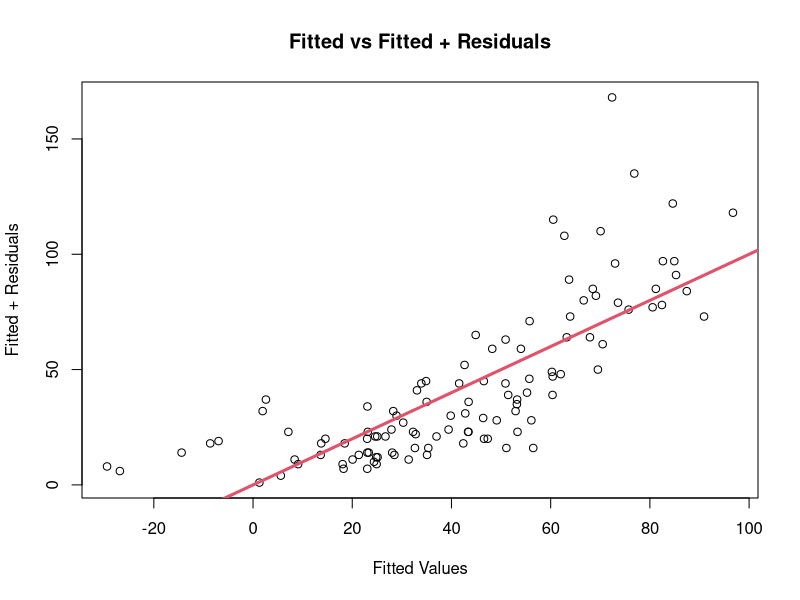

Write the R code that produced this figure. (Note: this script raises an error after producing the figure.)

# Load the airquality dataset
data("airquality")
View(data)
# Inspect the dataset
help(airquality)
head(airquality)

# Attach the airquality dataset to the search path
attach(airquality)

# Fit the linear regression model
reg <- lm(Ozone ~ Solar.R + Wind + Temp, data = airquality)

# Summary of the regression model
summary(reg)

# Get the names of the components in the regression model
names(reg)

# Plot of the fitted values and residuals
plot(reg$fitted.values + reg$residuals ~ reg$fitted.values,
     xlab = "Fitted Values",
     ylab = "Fitted + Residuals",
     main = "Fitted vs Fitted + Residuals")
abline(0, 1, col = 2, lwd = 3)  # Add a diagonal line




---------------------------------------------------------------------------------------------------

  
  
  
# Load the ggplot2 library
library(ggplot2)

# Load and view the airquality dataset
data("airquality")
View(airquality)

# Assign airquality to a new variable
aq <- airquality

# Summary of the dataset
summary(aq)

# Fix NA values for Ozone and Solar.R
aq$Ozone[is.na(aq$Ozone)] <- mean(aq$Ozone, na.rm = TRUE)
aq$Solar.R[is.na(aq$Solar.R)] <- mean(aq$Solar.R, na.rm = TRUE)

# Normalize the columns using a custom function
nor <- function(x) {
  (x - min(x)) / (max(x) - min(x))
}

# Normalize the first four columns and update the dataset
aq_norm <- as.data.frame(lapply(aq[c(1, 2, 3, 4)], nor))
aq[c(1, 2, 3, 4)] <- aq_norm

# Attach the modified airquality dataset
attach(aq)

# Fit a multiple linear regression model
multi <- lm(Ozone ~ Solar.R + Wind + Temp, data = aq)

# Summary of the regression model
summary(multi)

# Check attributes of the model
attributes(multi)

# Create a new data frame for prediction
checkOzone <- data.frame(Solar.R = 150, Wind = 9, Temp = 80)

# Predict Ozone for the new data
result <- predict(multi, checkOzone)
result

# Plot 1: Ozone vs Fitted values from the model
plot(Ozone ~ multi$fitted.values,
     xlab = "Fitted Values",
     ylab = "Ozone",
     main = "Ozone vs Fitted Values")
abline(0, 1, col = 5, lwd = 3)  # Adds a diagonal line for reference

# Plot 2: Fitted values + residuals vs Fitted values
plot(multi$fitted.values + multi$residuals ~ multi$fitted.values,
     xlab = "Fitted Values",
     ylab = "Fitted + Residuals",
     main = "Fitted + Residuals vs Fitted Values")
abline(0, 1, col = 5, lwd = 3)  # Adds a diagonal line for reference

